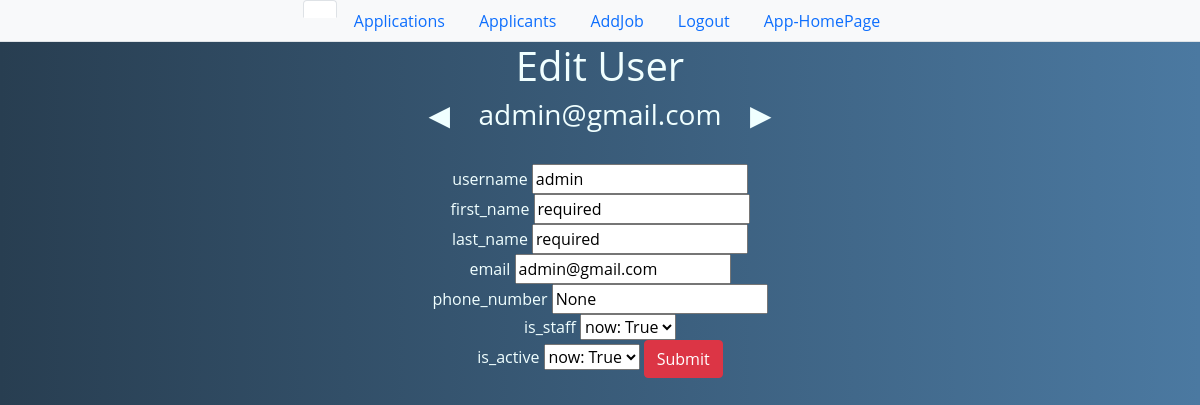
/admin_side_EditUser/1/, run on the app's committed database.
### app/models.py (models this page shows, shortened)
class Jobseeker(AbstractUser):
    phone_number = models.CharField(max_length=10, null=True, blank=True)
    is_verified = models.BooleanField(default=False)

### app/views.py (the view, shortened to what this page needs)
# urls.py: path("admin_side_EditUser/<int:myid>/", views.admin_side_EditUser, name="admin_side_EditUser"),
def admin_side_EditUser(request, myid):
    jobseeker = Jobseeker.objects.filter(id=myid).first()
    return render(request, "admin/admin_side_EditUser.html",{'jobseeker':jobseeker})

### app/templates/admin/admin_side_EditUser.html (shortened to what this page needs)
{% extends 'admin/admin_base.html' %}
{% block css %}<link rel="stylesheet" href="https://cdnjs.cloudflare.com/ajax/libs/font-awesome/4.7.0/css/font-awesome.min.css">
{% endblock css %}
{% block body %}
        <form method = "POST" enctype="multipart/form-data">
        <div align="center">
            <h1 style="color: azure">Edit User</h1>
            <h3 style="color: azure">{{jobseeker.email}}</h3>
            <br/>
            <br/>
        <label style="color: azure">username</label>
        <input type="text" name="username" id="username" value={{jobseeker.username}} required><br/>
        <label style="color: azure">first_name</label>
        <input type="text" name="first_name" id="first_name" value={{jobseeker.first_name}} required><br/>
        <label style="color: azure">last_name</label>
        <input type="text" name="last_name" id="last_name" value={{jobseeker.last_name}} required><br/>
        <label style="color: azure">email</label>
        <input type="text" name="email" id="email" value={{jobseeker.email}} maxlength="100" required><br/>
        <label style="color: azure">phone_number</label>
        <input type="text" name="phone_number" id="phone_number" value={{jobseeker.phone_number}} required><br/>
        <label style="color: azure">is_staff</label>
        <select name="is_staff" id="is_staff">
            <option value={{jobseeker.is_staff}}>now: {{jobseeker.is_staff}}</option>
        </select><br/>
        <label style="color: azure">is_active</label>
        <select name="is_active" id="is_active">
            <option value={{jobseeker.is_active}}>now: {{jobseeker.is_active}}</option>
        </select>
        <input type="submit" class="btn btn-danger">
        </form>
{% endblock body %}

### app/templates/admin/admin_base.html (style rules this page uses)
* { font-family: 'Open Sans', sans-serif; }
body { background: #4B79A1; background: -webkit-linear-gradient(to left, #4B79A1 , #283E51); background: linear-gradient(to left, #4B79A1 , #283E51); }
h1 { text-align: center; font-size: 2.4em; color: #f2f2f2; }
h3 { display: inline-block; position: relative; text-align: center; font-size: 1.5em; color: #cecece; }
h3:before { content: "\25C0"; position: absolute; left: -50px; -webkit-animation: leftRight 2s linear infinite; animation: leftRight 2s linear infinite; }
h3:after { content: "\25b6"; position: absolute; right: -50px; -webkit-animation: leftRight 2s linear infinite reverse; animation: leftRight 2s linear infinite reverse; }

### data on the page
Jobseeker: email "admin@gmail.com", username "admin", phone_number "None"
